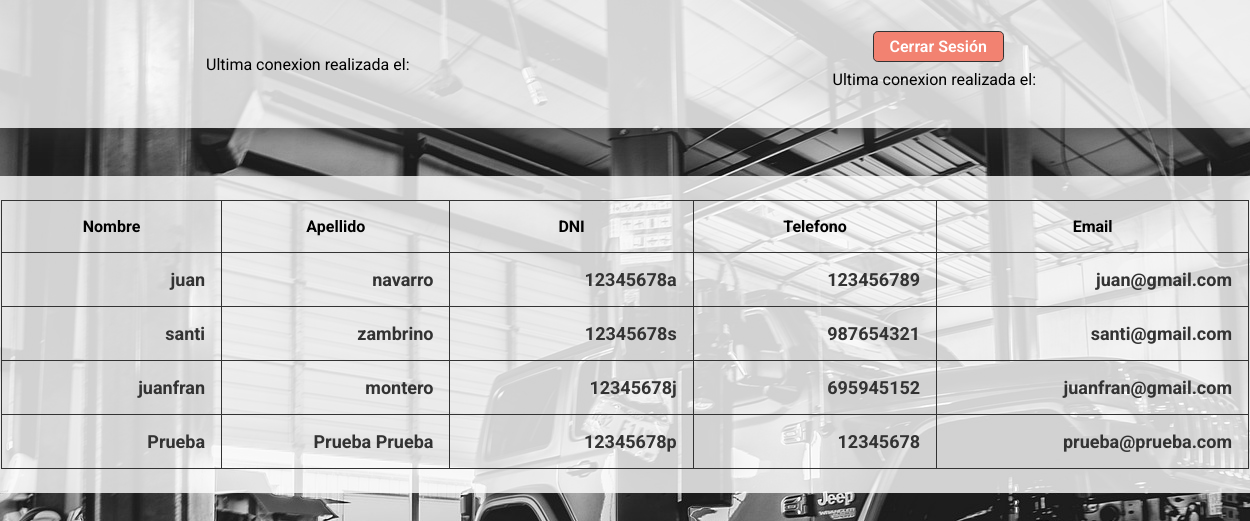
The app's page /Login/lista_Admin.php with its own data.
### tables this page shows
CREATE TABLE `lista_usuario` (
  `id_usuario` int(11) NOT NULL,
  `nombre` varchar(20) NOT NULL,
  `apellidos` varchar(30) NOT NULL,
  `dni` varchar(9) NOT NULL,
  `telefono` int(9) NOT NULL,
  `email` varchar(40) NOT NULL,
  `contrasena` varchar(50) DEFAULT NULL,
  `id_admin` int(1) DEFAULT NULL
);

### Login/lista_Admin.php (the view, shortened to what this page needs)
<!DOCTYPE html>
<html lang="es">
<head>
    <link rel="stylesheet" href="../styles/styleHeader.css" />
    <link rel="stylesheet" href="../styles/styleLista_Admin.css">
</head>
<body>
    <?php
            $conn = Conexion();
    ?>
    <div class="outer-container">
            <header id="cabecera">
            <div class="vacio">
            <p><?php echo 'Ultima conexion realizada el: ' . $_COOKIE[$_SESSION['dni'] .'Cookie']; ?></p>
            </div>
            <div class="container-info-header">
                <div class="info-usu">
                        <a id="btn-logOut" href="../Login/logOut.php">Cerrar Sesión</a>
                </div>
                <div class="cookies">
                    <p><?php echo 'Ultima conexion realizada el: '.$_COOKIE[$_SESSION['dni'].'Cookie']; ?></p>
                </div>
                </div>
            </header>
        <?php
        $sqlFirst =  "SELECT nombre, apellidos, dni, telefono, email
                            FROM lista_usuario";
        $results = mysqli_query($conn, $sqlFirst);
        if ($results === false) {
                echo mysqli_error($conn);
        }
        else {
             ?>
            <div class="container-form">
                <table name="infoUsuarios" id="infoUsuarios">
                    <th>Nombre</th>
                    <th>Apellido</th>
                    <th>DNI</th>
                    <th>Telefono</th>
                    <th>Email</th>
                    <tr>
                    <?php
                foreach ($results as $valor) {
                    ?>
                    <tr>
                    <?php
                    foreach ($valor as $k) {
                        ?>
                        <td><a href="../Vehiculos/vehiculo.php?dni=<?php echo $valor['dni'];?>"><?php  echo $k ; ?></a></td>
                        <?php
                    }
                    ?>
                    </tr>
                    <?php
                }
                    ?>
                    </tr>
                </table>
            </div>
            <?php
         }
    ?>
                    </div>
</body>
</html>

### styles/styleHeader.css (style rules this page uses)
* { margin: 0; padding: 0; box-sizing: border-box; font-family: 'Roboto', sans-serif; }
body { background-image: url('../img/fondo-taller.jpg'); background-repeat: no-repeat; background-size: auto; }
.outer-container { width: 100vw; height: 100vh; }
#cabecera { position: fixed; top: 0; left: 0; width: 100%; height: 8rem; background-color: rgb(255, 255, 255, .8); display: flex; justify-content: space-evenly; align-items: center; box-shadow: 5px 0 30px #333; }
.vacio, .info-usu { flex-basis: 33%; }
.container-info-header { display: flex; justify-content: flex-end; align-items: center; flex-direction: column; }
.info-usu { display: flex; justify-content: flex-end; align-items: center; }
#btn-logOut, #btn-Panel { margin-left: .5rem; padding: .3rem 1rem; color: #fff; border-radius: .3rem; border: 1px solid #333; font-weight: 600; cursor: pointer; text-decoration: none; }
#btn-logOut { background-color: #F28271; }
.cookies { display: flex; flex-direction: column; font-size: 1rem; padding: .5rem; width: 100%; }

### styles/styleLista_Admin.css (style rules this page uses)
* { margin: 0; padding: 0; box-sizing: border-box; font-family: 'Roboto', sans-serif; }
a { text-decoration: none; color: #333; }
.outer-container { display: flex; justify-content: flex-start; align-items: center; flex-direction: column; width: 100vw; height: 100vh; margin-top: 5rem; }
#infoUsuarios { margin-top: 6rem; width: 80rem; background-color: rgb(255, 255, 255, .8); display: flex; justify-content: center; align-items: center; border-radius: .4rem; padding: 1.5rem 1rem; border-collapse: collapse; }
#infoUsuarios th { padding: 1rem; font-size: 1rem; font-weight: bold; border: 1px solid #333; text-align: center; }
#infoUsuarios tr { cursor: pointer; text-align: right; }
#infoUsuarios td { padding: 1rem; font-size: 1.125rem; border: 1px solid #333; font-weight: bolder; width: 80rem; }

### records on screen
lista_usuario: nombre "juan", apellidos "navarro", dni "12345678a", telefono "123456789", email "juan@gmail.com"
lista_usuario: nombre "santi", apellidos "zambrino", dni "12345678s", telefono "987654321", email "santi@gmail.com"
lista_usuario: nombre "juanfran", apellidos "montero", dni "12345678j", telefono "695945152", email "juanfran@gmail.com"
lista_usuario: nombre "Prueba", apellidos "Prueba Prueba", dni "12345678p", telefono "12345678", email "prueba@prueba.com"
